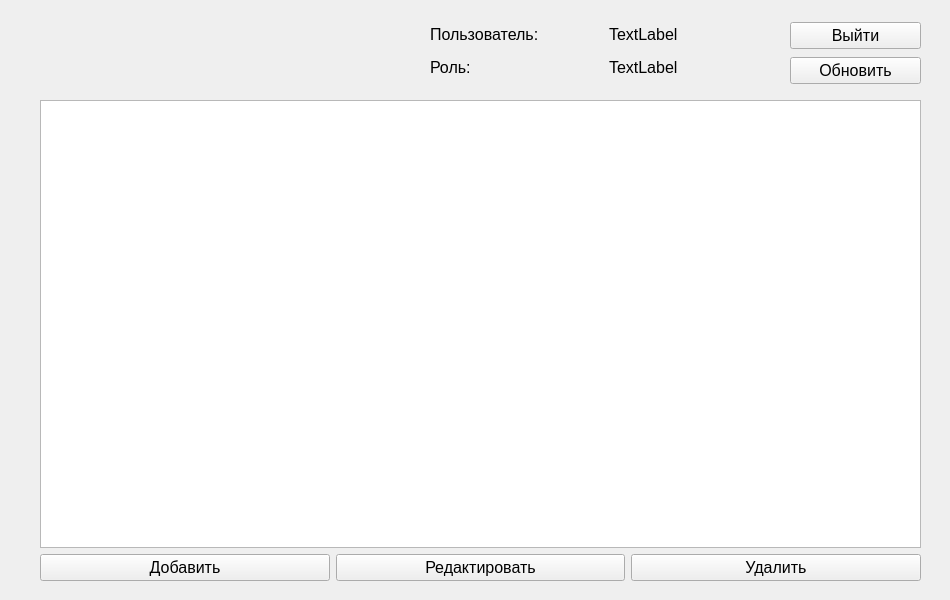
<?xml version="1.0" encoding="UTF-8"?>
<ui version="4.0">
 <class>MainUserAdmin</class>
 <widget class="QMainWindow" name="MainUserAdmin">
  <property name="geometry">
   <rect>
    <x>0</x>
    <y>0</y>
    <width>950</width>
    <height>600</height>
   </rect>
  </property>
  <property name="windowTitle">
   <string>Личный кабинет</string>
  </property>
  <property name="windowIcon">
   <iconset resource="src.qrc">
    <normaloff>:/images/img/logopm.png</normaloff>:/images/img/logopm.png</iconset>
  </property>
  <property name="styleSheet">
   <string notr="true">#centralwidget{
border-image: url(:/images/img/fonpril.png);}</string>
  </property>
  <widget class="QWidget" name="centralwidget">
   <widget class="QWidget" name="layoutWidget">
    <property name="geometry">
     <rect>
      <x>40</x>
      <y>100</y>
      <width>881</width>
      <height>481</height>
     </rect>
    </property>
    <layout class="QVBoxLayout" name="verticalLayout">
     <item>
      <widget class="QTableView" name="tbWorks">
       <property name="font">
        <font>
         <pointsize>12</pointsize>
        </font>
       </property>
      </widget>
     </item>
     <item>
      <layout class="QHBoxLayout" name="horizontalLayout">
       <item>
        <widget class="QPushButton" name="btnAdd">
         <property name="font">
          <font>
           <pointsize>12</pointsize>
          </font>
         </property>
         <property name="text">
          <string>Добавить</string>
         </property>
        </widget>
       </item>
       <item>
        <widget class="QPushButton" name="btnEdit">
         <property name="font">
          <font>
           <pointsize>12</pointsize>
          </font>
         </property>
         <property name="text">
          <string>Редактировать</string>
         </property>
        </widget>
       </item>
       <item>
        <widget class="QPushButton" name="btnDelite">
         <property name="font">
          <font>
           <pointsize>12</pointsize>
          </font>
         </property>
         <property name="text">
          <string>Удалить</string>
         </property>
        </widget>
       </item>
      </layout>
     </item>
    </layout>
   </widget>
   <widget class="QWidget" name="layoutWidget">
    <property name="geometry">
     <rect>
      <x>790</x>
      <y>20</y>
      <width>131</width>
      <height>68</height>
     </rect>
    </property>
    <layout class="QVBoxLayout" name="verticalLayout_2">
     <item>
      <widget class="QPushButton" name="btnClose">
       <property name="font">
        <font>
         <pointsize>12</pointsize>
        </font>
       </property>
       <property name="text">
        <string>Выйти</string>
       </property>
      </widget>
     </item>
     <item>
      <widget class="QPushButton" name="btnRefresh">
       <property name="font">
        <font>
         <pointsize>12</pointsize>
        </font>
       </property>
       <property name="text">
        <string>Обновить</string>
       </property>
      </widget>
     </item>
    </layout>
   </widget>
   <widget class="QWidget" name="layoutWidget">
    <property name="geometry">
     <rect>
      <x>430</x>
      <y>20</y>
      <width>351</width>
      <height>61</height>
     </rect>
    </property>
    <layout class="QVBoxLayout" name="verticalLayout_3">
     <item>
      <layout class="QHBoxLayout" name="horizontalLayout_2">
       <item>
        <widget class="QLabel" name="label">
         <property name="font">
          <font>
           <pointsize>12</pointsize>
          </font>
         </property>
         <property name="text">
          <string>Пользователь:</string>
         </property>
        </widget>
       </item>
       <item>
        <widget class="QLabel" name="lblUser">
         <property name="font">
          <font>
           <pointsize>12</pointsize>
          </font>
         </property>
         <property name="text">
          <string>TextLabel</string>
         </property>
        </widget>
       </item>
      </layout>
     </item>
     <item>
      <layout class="QHBoxLayout" name="horizontalLayout_3">
       <item>
        <widget class="QLabel" name="label_2">
         <property name="font">
          <font>
           <pointsize>12</pointsize>
          </font>
         </property>
         <property name="text">
          <string>Роль:                </string>
         </property>
        </widget>
       </item>
       <item>
        <widget class="QLabel" name="lblPost">
         <property name="font">
          <font>
           <pointsize>12</pointsize>
          </font>
         </property>
         <property name="text">
          <string>TextLabel</string>
         </property>
        </widget>
       </item>
      </layout>
     </item>
    </layout>
   </widget>
  </widget>
 </widget>
 <resources>
  <include location="src.qrc"/>
 </resources>
 <connections/>
</ui>
